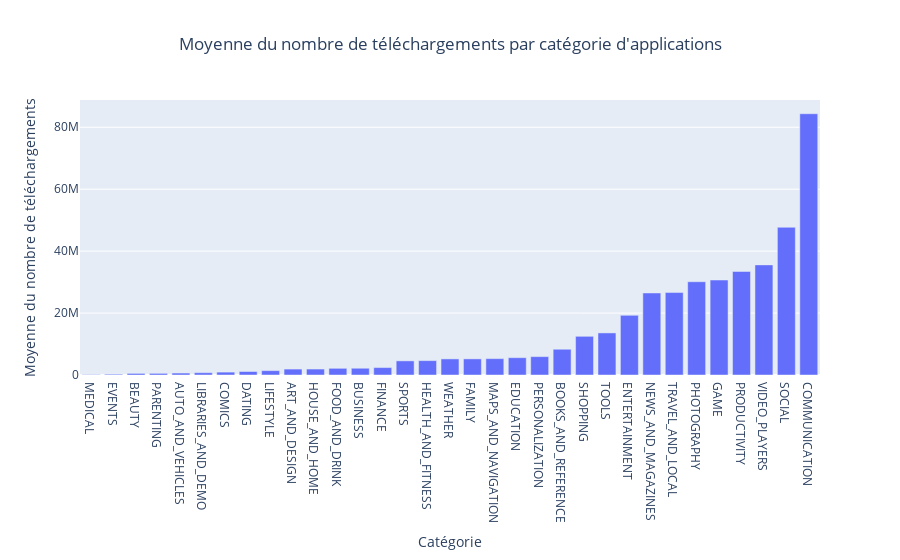

The notebook cell saved with this chart:
### Markdown cell above
Création du graphe

### Code cell
fig = go.Figure(data=[go.Bar(
    x=average_downloads_by_category.index,
    y=average_downloads_by_category
)])
fig.update_layout(
    title_text='Moyenne du nombre de téléchargements par catégorie d\'applications',
    xaxis_title="Catégorie", 
    yaxis_title="Moyenne du nombre de téléchargements", 
    width=900,
    xaxis=dict(tickmode = 'linear', dtick = 1),
    title_x=0.5
)
fig.show()

### Figure 1 — Plotly figure (JSON) as saved in the notebook; plotly's stock layout.template omitted (floating-point values rounded to 4 significant figures)
{"data": [{"type": "bar", "x": ["MEDICAL", "EVENTS", "BEAUTY", "PARENTING", "AUTO_AND_VEHICLES", "LIBRARIES_AND_DEMO", "COMICS", "DATING", "LIFESTYLE", "ART_AND_DESIGN", "HOUSE_AND_HOME", "FOOD_AND_DRINK", "BUSINESS", "FINANCE", "SPORTS", "HEALTH_AND_FITNESS", "WEATHER", "FAMILY", "MAPS_AND_NAVIGATION", "EDUCATION", "PERSONALIZATION", "BOOKS_AND_REFERENCE", "SHOPPING", "TOOLS", "ENTERTAINMENT", "NEWS_AND_MAGAZINES", "TRAVEL_AND_LOCAL", "PHOTOGRAPHY", "GAME", "PRODUCTIVITY", "VIDEO_PLAYERS", "SOCIAL", "COMMUNICATION"], "y": [115000.0, 249600.0, 513200.0, 525400.0, 625100.0, 741100.0, 934800.0, 1130000.0, 1407000.0, 1913000.0, 1917000.0, 2157000.0, 2178000.0, 2395000.0, 4560000.0, 4642000.0, 5196000.0, 5202000.0, 5287000.0, 5586000.0, 5932000.0, 8318000.0, 12490000.0, 13590000.0, 19260000.0, 26490000.0, 26620000.0, 30110000.0, 30670000.0, 33430000.0, 35550000.0, 47690000.0, 84360000.0]}], "layout": {"title": {"text": "Moyenne du nombre de téléchargements par catégorie d'applications", "x": 0.5}, "width": 900, "xaxis": {"dtick": 1, "tickmode": "linear", "title": {"text": "Catégorie"}}, "yaxis": {"title": {"text": "Moyenne du nombre de téléchargements"}}}}
